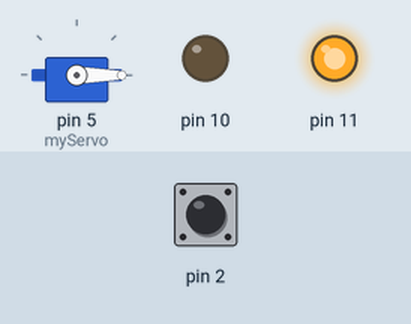
A sketch run on a simulated Arduino Uno, built with avr-gcc and run on an emulated ATmega328P. On the bench: servo, output pins drawn as LEDs (lit = HIGH). The test bench sets the inputs (shaded band); at power-on: pin 2 HIGH.

Above: at 2.8 s.
2.9 s: pin 2 pulled LOW for 1.2 s
At 3.5 s:
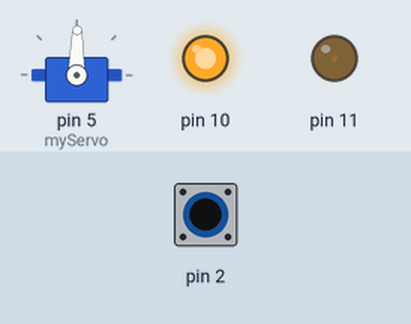
6.5 s: pin 2 pulled LOW for 3.2 s
At 10.5 s:
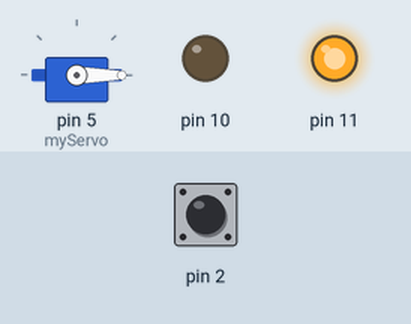
Timing chart, 0 to 12.0 s (numbered marks = the images above; inputs shaded):
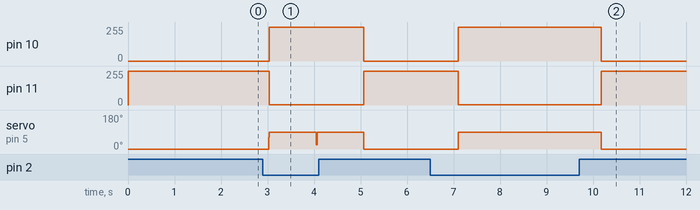

Measured:
- after the input at 2.9 s, pin 10: 0/255 → 254/255 after 0.14 s, → 0/255 2.0 s later; pin 11: 255/255 → 1/255 after 0.14 s, → 255/255 2.0 s later; servo on pin 5 (myServo): 0° → 89° after 0.12 s, → 0° 2.0 s later
- after the input at 6.5 s, pin 10: 0/255 → 254/255 after 0.61 s, → 0/255 3.1 s later; pin 11: 255/255 → 1/255 after 0.61 s, → 255/255 3.1 s later; servo on pin 5 (myServo): 0° → 89° after 0.61 s, → 0° 3.1 s later

The sketch:

train.ino
```cpp
#include <Servo.h>
Servo myServo;
int light;
int angle;
void setup(){
  myServo.attach(5);
  Serial.begin(9600);
  pinMode(11,OUTPUT);
  pinMode(10,OUTPUT);
  pinMode(2,INPUT_PULLUP);
}

void loop(){
  int sw=digitalRead(2);

if(!sw){
  for(light=0;light<255;light++){
    angle=map(light,0,255,0,90);
    analogWrite(11,255-light);
    analogWrite(10,light);
    myServo.write(angle);
  }
}
else{
    analogWrite(11,255);
    analogWrite(10,0);
    myServo.write(LOW);

  }
  delay(1000);
}
```
